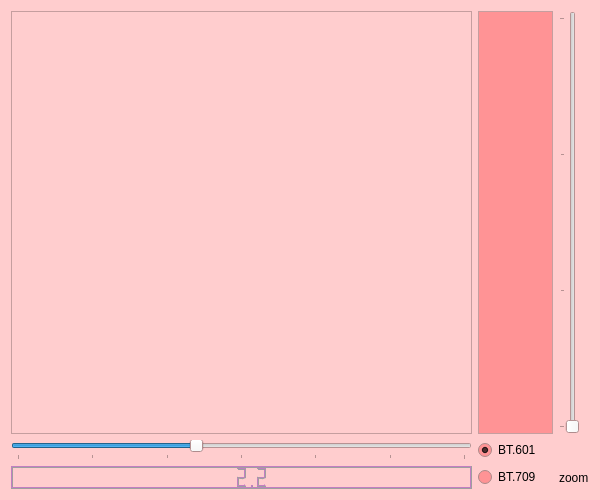
<?xml version="1.0" encoding="UTF-8"?>
<ui version="4.0">
 <class>MainWindow</class>
 <widget class="QMainWindow" name="MainWindow">
  <property name="geometry">
   <rect>
    <x>0</x>
    <y>0</y>
    <width>600</width>
    <height>500</height>
   </rect>
  </property>
  <property name="palette">
   <palette>
    <active>
     <colorrole role="Base">
      <brush brushstyle="SolidPattern">
       <color alpha="255">
        <red>255</red>
        <green>147</green>
        <blue>149</blue>
       </color>
      </brush>
     </colorrole>
     <colorrole role="Window">
      <brush brushstyle="SolidPattern">
       <color alpha="255">
        <red>255</red>
        <green>205</green>
        <blue>206</blue>
       </color>
      </brush>
     </colorrole>
    </active>
    <inactive>
     <colorrole role="Base">
      <brush brushstyle="SolidPattern">
       <color alpha="255">
        <red>255</red>
        <green>147</green>
        <blue>149</blue>
       </color>
      </brush>
     </colorrole>
     <colorrole role="Window">
      <brush brushstyle="SolidPattern">
       <color alpha="255">
        <red>255</red>
        <green>205</green>
        <blue>206</blue>
       </color>
      </brush>
     </colorrole>
    </inactive>
    <disabled>
     <colorrole role="Base">
      <brush brushstyle="SolidPattern">
       <color alpha="255">
        <red>255</red>
        <green>205</green>
        <blue>206</blue>
       </color>
      </brush>
     </colorrole>
     <colorrole role="Window">
      <brush brushstyle="SolidPattern">
       <color alpha="255">
        <red>255</red>
        <green>205</green>
        <blue>206</blue>
       </color>
      </brush>
     </colorrole>
    </disabled>
   </palette>
  </property>
  <property name="windowTitle">
   <string>&quot;FIT0201ANISUTINA_TVSet&quot;</string>
  </property>
  <widget class="QWidget" name="centralWidget">
   <layout class="QGridLayout" name="gridLayout">
    <item row="0" column="0">
     <widget class="QScrollArea" name="imageArea">
      <property name="autoFillBackground">
       <bool>true</bool>
      </property>
      <property name="widgetResizable">
       <bool>true</bool>
      </property>
      <property name="alignment">
       <set>Qt::AlignCenter</set>
      </property>
      <widget class="QWidget" name="scrollAreaWidgetContents">
       <property name="geometry">
        <rect>
         <x>0</x>
         <y>0</y>
         <width>466</width>
         <height>418</height>
        </rect>
       </property>
      </widget>
     </widget>
    </item>
    <item row="3" column="0">
     <widget class="QLCDNumber" name="gammaValue">
      <property name="palette">
       <palette>
        <active>
         <colorrole role="Button">
          <brush brushstyle="SolidPattern">
           <color alpha="255">
            <red>103</red>
            <green>68</green>
            <blue>103</blue>
           </color>
          </brush>
         </colorrole>
         <colorrole role="Light">
          <brush brushstyle="SolidPattern">
           <color alpha="255">
            <red>193</red>
            <green>127</green>
            <blue>193</blue>
           </color>
          </brush>
         </colorrole>
         <colorrole role="Midlight">
          <brush brushstyle="SolidPattern">
           <color alpha="255">
            <red>104</red>
            <green>69</green>
            <blue>104</blue>
           </color>
          </brush>
         </colorrole>
         <colorrole role="Mid">
          <brush brushstyle="SolidPattern">
           <color alpha="255">
            <red>95</red>
            <green>63</green>
            <blue>95</blue>
           </color>
          </brush>
         </colorrole>
         <colorrole role="BrightText">
          <brush brushstyle="SolidPattern">
           <color alpha="255">
            <red>104</red>
            <green>69</green>
            <blue>104</blue>
           </color>
          </brush>
         </colorrole>
         <colorrole role="Base">
          <brush brushstyle="SolidPattern">
           <color alpha="255">
            <red>255</red>
            <green>170</green>
            <blue>255</blue>
           </color>
          </brush>
         </colorrole>
         <colorrole role="Window">
          <brush brushstyle="SolidPattern">
           <color alpha="255">
            <red>255</red>
            <green>170</green>
            <blue>255</blue>
           </color>
          </brush>
         </colorrole>
         <colorrole role="AlternateBase">
          <brush brushstyle="SolidPattern">
           <color alpha="255">
            <red>255</red>
            <green>170</green>
            <blue>255</blue>
           </color>
          </brush>
         </colorrole>
         <colorrole role="NoRole">
          <brush brushstyle="SolidPattern">
           <color alpha="255">
            <red>255</red>
            <green>170</green>
            <blue>255</blue>
           </color>
          </brush>
         </colorrole>
        </active>
        <inactive>
         <colorrole role="Button">
          <brush brushstyle="SolidPattern">
           <color alpha="255">
            <red>103</red>
            <green>68</green>
            <blue>103</blue>
           </color>
          </brush>
         </colorrole>
         <colorrole role="Light">
          <brush brushstyle="SolidPattern">
           <color alpha="255">
            <red>193</red>
            <green>127</green>
            <blue>193</blue>
           </color>
          </brush>
         </colorrole>
         <colorrole role="Midlight">
          <brush brushstyle="SolidPattern">
           <color alpha="255">
            <red>104</red>
            <green>69</green>
            <blue>104</blue>
           </color>
          </brush>
         </colorrole>
         <colorrole role="Mid">
          <brush brushstyle="SolidPattern">
           <color alpha="255">
            <red>95</red>
            <green>63</green>
            <blue>95</blue>
           </color>
          </brush>
         </colorrole>
         <colorrole role="BrightText">
          <brush brushstyle="SolidPattern">
           <color alpha="255">
            <red>104</red>
            <green>69</green>
            <blue>104</blue>
           </color>
          </brush>
         </colorrole>
         <colorrole role="Base">
          <brush brushstyle="SolidPattern">
           <color alpha="255">
            <red>255</red>
            <green>170</green>
            <blue>255</blue>
           </color>
          </brush>
         </colorrole>
         <colorrole role="Window">
          <brush brushstyle="SolidPattern">
           <color alpha="255">
            <red>255</red>
            <green>170</green>
            <blue>255</blue>
           </color>
          </brush>
         </colorrole>
         <colorrole role="AlternateBase">
          <brush brushstyle="SolidPattern">
           <color alpha="255">
            <red>255</red>
            <green>170</green>
            <blue>255</blue>
           </color>
          </brush>
         </colorrole>
         <colorrole role="NoRole">
          <brush brushstyle="SolidPattern">
           <color alpha="255">
            <red>255</red>
            <green>170</green>
            <blue>255</blue>
           </color>
          </brush>
         </colorrole>
        </inactive>
        <disabled>
         <colorrole role="Button">
          <brush brushstyle="SolidPattern">
           <color alpha="255">
            <red>103</red>
            <green>68</green>
            <blue>103</blue>
           </color>
          </brush>
         </colorrole>
         <colorrole role="Light">
          <brush brushstyle="SolidPattern">
           <color alpha="255">
            <red>193</red>
            <green>127</green>
            <blue>193</blue>
           </color>
          </brush>
         </colorrole>
         <colorrole role="Midlight">
          <brush brushstyle="SolidPattern">
           <color alpha="255">
            <red>104</red>
            <green>69</green>
            <blue>104</blue>
           </color>
          </brush>
         </colorrole>
         <colorrole role="Mid">
          <brush brushstyle="SolidPattern">
           <color alpha="255">
            <red>95</red>
            <green>63</green>
            <blue>95</blue>
           </color>
          </brush>
         </colorrole>
         <colorrole role="BrightText">
          <brush brushstyle="SolidPattern">
           <color alpha="255">
            <red>104</red>
            <green>69</green>
            <blue>104</blue>
           </color>
          </brush>
         </colorrole>
         <colorrole role="Base">
          <brush brushstyle="SolidPattern">
           <color alpha="255">
            <red>255</red>
            <green>170</green>
            <blue>255</blue>
           </color>
          </brush>
         </colorrole>
         <colorrole role="Window">
          <brush brushstyle="SolidPattern">
           <color alpha="255">
            <red>255</red>
            <green>170</green>
            <blue>255</blue>
           </color>
          </brush>
         </colorrole>
         <colorrole role="AlternateBase">
          <brush brushstyle="SolidPattern">
           <color alpha="255">
            <red>255</red>
            <green>170</green>
            <blue>255</blue>
           </color>
          </brush>
         </colorrole>
         <colorrole role="NoRole">
          <brush brushstyle="SolidPattern">
           <color alpha="255">
            <red>255</red>
            <green>170</green>
            <blue>255</blue>
           </color>
          </brush>
         </colorrole>
        </disabled>
       </palette>
      </property>
      <property name="font">
       <font>
        <weight>50</weight>
        <italic>false</italic>
        <bold>false</bold>
        <underline>false</underline>
        <strikeout>false</strikeout>
       </font>
      </property>
      <property name="lineWidth">
       <number>1</number>
      </property>
      <property name="smallDecimalPoint">
       <bool>false</bool>
      </property>
      <property name="digitCount">
       <number>5</number>
      </property>
      <property name="value" stdset="0">
       <double>2.200000000000000</double>
      </property>
     </widget>
    </item>
    <item row="2" column="2">
     <widget class="QRadioButton" name="BT601Standart">
      <property name="text">
       <string>BT.601</string>
      </property>
      <property name="checked">
       <bool>true</bool>
      </property>
     </widget>
    </item>
    <item row="3" column="2">
     <widget class="QRadioButton" name="BT709Standart">
      <property name="text">
       <string>BT.709</string>
      </property>
     </widget>
    </item>
    <item row="2" column="0">
     <widget class="QSlider" name="gammaSlider">
      <property name="minimum">
       <number>10</number>
      </property>
      <property name="maximum">
       <number>40</number>
      </property>
      <property name="sliderPosition">
       <number>22</number>
      </property>
      <property name="orientation">
       <enum>Qt::Horizontal</enum>
      </property>
      <property name="tickPosition">
       <enum>QSlider::TicksBelow</enum>
      </property>
      <property name="tickInterval">
       <number>5</number>
      </property>
     </widget>
    </item>
    <item row="2" column="3">
     <widget class="QLabel" name="zoomValue">
      <property name="text">
       <string/>
      </property>
     </widget>
    </item>
    <item row="3" column="3">
     <widget class="QLabel" name="zoomLable">
      <property name="text">
       <string>zoom</string>
      </property>
     </widget>
    </item>
    <item row="0" column="2">
     <widget class="QListWidget" name="filesList">
      <property name="maximumSize">
       <size>
        <width>75</width>
        <height>16777215</height>
       </size>
      </property>
      <property name="acceptDrops">
       <bool>true</bool>
      </property>
      <property name="dragEnabled">
       <bool>true</bool>
      </property>
     </widget>
    </item>
    <item row="0" column="3">
     <widget class="QSlider" name="zoomSlider">
      <property name="minimum">
       <number>1</number>
      </property>
      <property name="maximum">
       <number>4</number>
      </property>
      <property name="orientation">
       <enum>Qt::Vertical</enum>
      </property>
      <property name="tickPosition">
       <enum>QSlider::TicksAbove</enum>
      </property>
      <property name="tickInterval">
       <number>1</number>
      </property>
     </widget>
    </item>
   </layout>
  </widget>
 </widget>
 <layoutdefault spacing="6" margin="11"/>
 <resources/>
 <connections/>
</ui>
